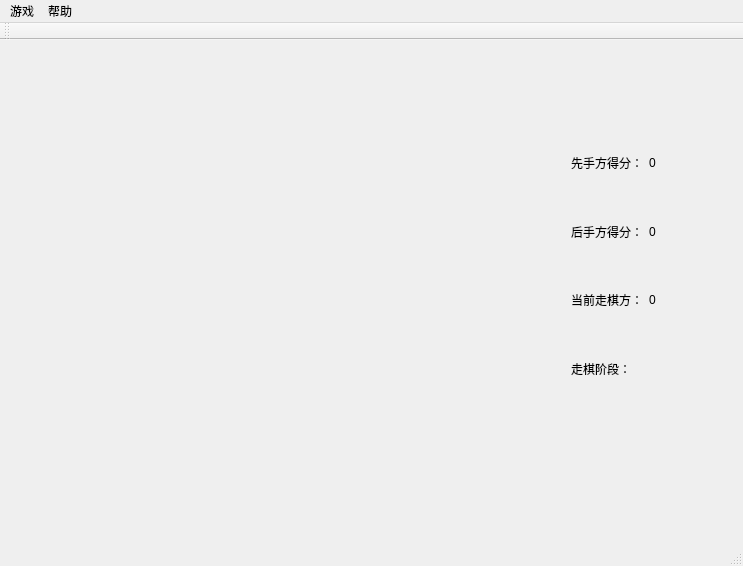
<?xml version="1.0" encoding="UTF-8"?>
<ui version="4.0">
 <class>FivetigerClass</class>
 <widget class="QMainWindow" name="FivetigerClass">
  <property name="geometry">
   <rect>
    <x>0</x>
    <y>0</y>
    <width>743</width>
    <height>566</height>
   </rect>
  </property>
  <property name="windowTitle">
   <string>Fivetiger</string>
  </property>
  <widget class="QWidget" name="centralWidget">
   <widget class="QWidget" name="layoutWidget">
    <property name="geometry">
     <rect>
      <x>560</x>
      <y>80</y>
      <width>130</width>
      <height>291</height>
     </rect>
    </property>
    <layout class="QVBoxLayout" name="verticalLayout">
     <item>
      <layout class="QHBoxLayout" name="horizontalLayout">
       <item>
        <widget class="QLabel" name="label">
         <property name="text">
          <string>先手方得分：</string>
         </property>
        </widget>
       </item>
       <item>
        <widget class="QLabel" name="lblFGoal">
         <property name="frameShadow">
          <enum>QFrame::Plain</enum>
         </property>
         <property name="lineWidth">
          <number>3</number>
         </property>
         <property name="text">
          <string>0</string>
         </property>
         <property name="indent">
          <number>0</number>
         </property>
        </widget>
       </item>
      </layout>
     </item>
     <item>
      <layout class="QHBoxLayout" name="horizontalLayout_2">
       <item>
        <widget class="QLabel" name="label_3">
         <property name="text">
          <string>后手方得分：</string>
         </property>
        </widget>
       </item>
       <item>
        <widget class="QLabel" name="lblDGoal">
         <property name="text">
          <string>0</string>
         </property>
        </widget>
       </item>
      </layout>
     </item>
     <item>
      <layout class="QHBoxLayout" name="horizontalLayout_3">
       <item>
        <widget class="QLabel" name="label_5">
         <property name="text">
          <string>当前走棋方：</string>
         </property>
        </widget>
       </item>
       <item>
        <widget class="QLabel" name="lblcurrentFlag">
         <property name="text">
          <string>0</string>
         </property>
        </widget>
       </item>
      </layout>
     </item>
     <item>
      <layout class="QHBoxLayout" name="horizontalLayout_4">
       <item>
        <widget class="QLabel" name="label_6">
         <property name="text">
          <string>走棋阶段：</string>
         </property>
        </widget>
       </item>
       <item>
        <widget class="QLabel" name="lblPhrase">
         <property name="text">
          <string/>
         </property>
        </widget>
       </item>
      </layout>
     </item>
    </layout>
   </widget>
   <widget class="QLabel" name="lblInfo">
    <property name="geometry">
     <rect>
      <x>610</x>
      <y>430</y>
      <width>54</width>
      <height>12</height>
     </rect>
    </property>
    <property name="text">
     <string/>
    </property>
   </widget>
  </widget>
  <widget class="QMenuBar" name="menuBar">
   <property name="geometry">
    <rect>
     <x>0</x>
     <y>0</y>
     <width>743</width>
     <height>23</height>
    </rect>
   </property>
   <widget class="QMenu" name="menu">
    <property name="title">
     <string>游戏</string>
    </property>
    <widget class="QMenu" name="menu_3">
     <property name="title">
      <string>对战电脑</string>
     </property>
     <addaction name="acEasy"/>
     <addaction name="acMid"/>
    </widget>
    <addaction name="acToSelfPlay"/>
    <addaction name="menu_3"/>
   </widget>
   <widget class="QMenu" name="menu_2">
    <property name="title">
     <string>帮助</string>
    </property>
    <addaction name="action"/>
   </widget>
   <addaction name="menu"/>
   <addaction name="menu_2"/>
  </widget>
  <widget class="QToolBar" name="mainToolBar">
   <attribute name="toolBarArea">
    <enum>TopToolBarArea</enum>
   </attribute>
   <attribute name="toolBarBreak">
    <bool>false</bool>
   </attribute>
  </widget>
  <widget class="QStatusBar" name="statusBar"/>
  <action name="acToSelfPlay">
   <property name="text">
    <string>单人研究</string>
   </property>
  </action>
  <action name="action">
   <property name="text">
    <string>五虎棋说明</string>
   </property>
  </action>
  <action name="acEasy">
   <property name="text">
    <string>简单难度</string>
   </property>
  </action>
  <action name="acMid">
   <property name="text">
    <string>中等难度</string>
   </property>
  </action>
 </widget>
 <layoutdefault spacing="6" margin="11"/>
 <resources>
  <include location="Fivetiger.qrc"/>
 </resources>
 <connections>
  <connection>
   <sender>acToSelfPlay</sender>
   <signal>triggered()</signal>
   <receiver>FivetigerClass</receiver>
   <slot>startToSelfClick()</slot>
   <hints>
    <hint type="sourcelabel">
     <x>-1</x>
     <y>-1</y>
    </hint>
    <hint type="destinationlabel">
     <x>144</x>
     <y>223</y>
    </hint>
   </hints>
  </connection>
  <connection>
   <sender>acEasy</sender>
   <signal>triggered()</signal>
   <receiver>FivetigerClass</receiver>
   <slot>startToEasyClick()</slot>
   <hints>
    <hint type="sourcelabel">
     <x>-1</x>
     <y>-1</y>
    </hint>
    <hint type="destinationlabel">
     <x>371</x>
     <y>282</y>
    </hint>
   </hints>
  </connection>
  <connection>
   <sender>action</sender>
   <signal>triggered()</signal>
   <receiver>FivetigerClass</receiver>
   <slot>helpClick()</slot>
   <hints>
    <hint type="sourcelabel">
     <x>-1</x>
     <y>-1</y>
    </hint>
    <hint type="destinationlabel">
     <x>371</x>
     <y>282</y>
    </hint>
   </hints>
  </connection>
  <connection>
   <sender>acMid</sender>
   <signal>triggered()</signal>
   <receiver>FivetigerClass</receiver>
   <slot>startToMidClick()</slot>
   <hints>
    <hint type="sourcelabel">
     <x>-1</x>
     <y>-1</y>
    </hint>
    <hint type="destinationlabel">
     <x>371</x>
     <y>282</y>
    </hint>
   </hints>
  </connection>
 </connections>
 <slots>
  <slot>startToEasyClick()</slot>
  <slot>startToSelfClick()</slot>
  <slot>helpClick()</slot>
  <slot>startToMidClick()</slot>
 </slots>
</ui>
